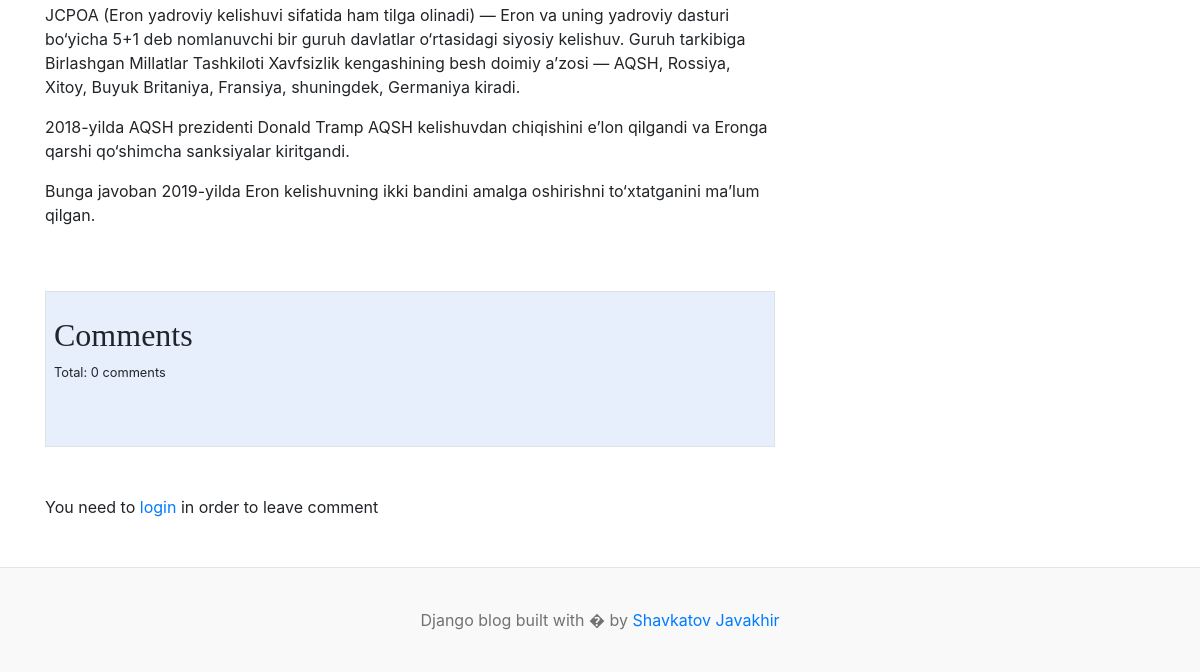
The page /blogs/blog/aqsh-yadroviy-kelishuvga-qaytishga-tayyorligini-er (lower part) on the database as committed earlier.
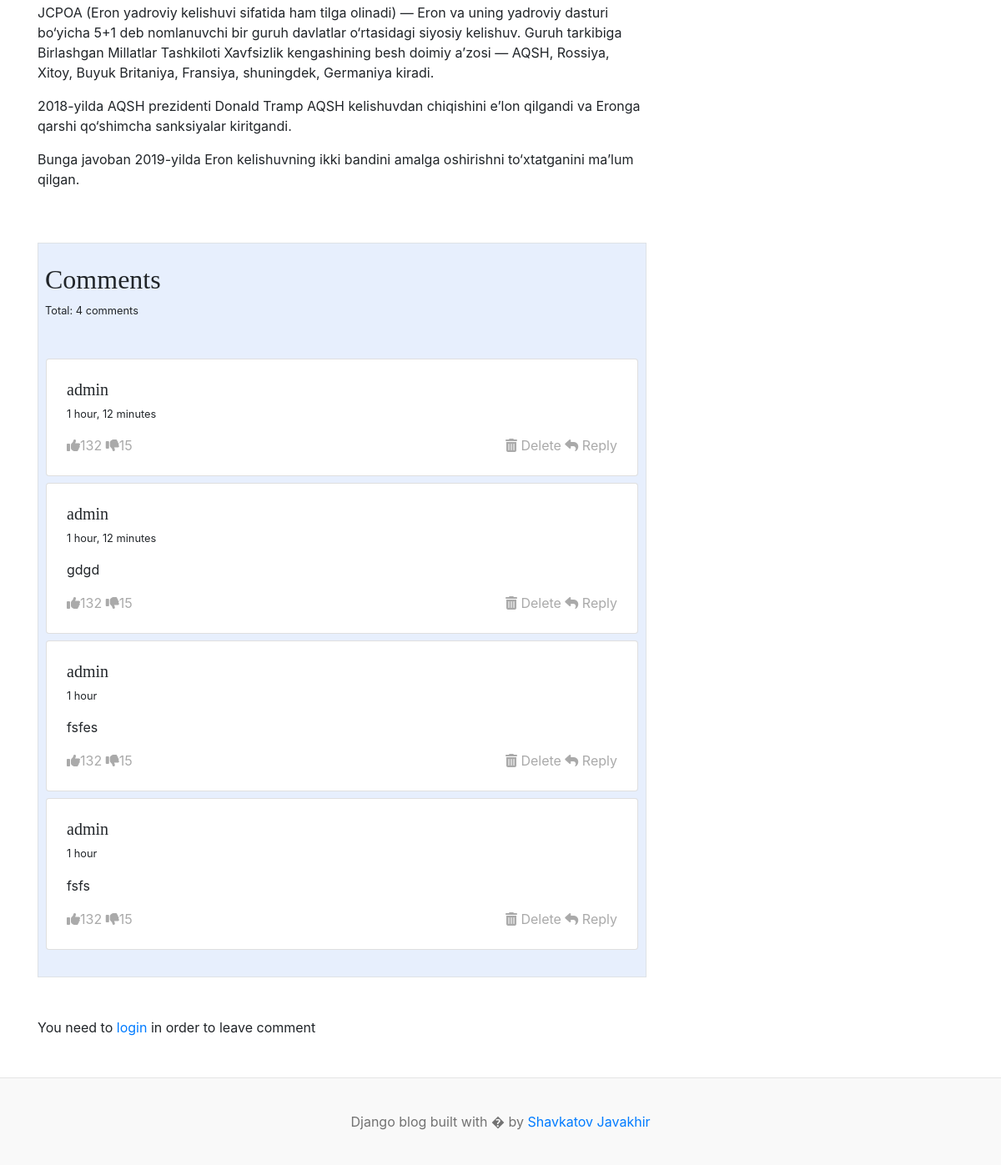
The same page on the database as committed later.
### blogs/models.py (models this page shows, shortened)
class Comment(models.Model):
    user = models.ForeignKey(User, null=False, on_delete=models.CASCADE)
    blog = models.ForeignKey(Blog, null=False, on_delete=models.CASCADE)
    text = models.TextField(blank=False, null=False)
    created_at = models.DateTimeField(auto_now_add=True)
    updated_at = models.DateTimeField(auto_now=True)
    class Meta:
        verbose_name = "Comment"
        verbose_name_plural = "Comments"

### blogs/views.py (the view, shortened to what this page needs)
# urls.py: 2. Add a URL to urlpatterns:  path('blog/', include('blog.urls'))
def blog(request, blog_slug):
    blog = get_object_or_404(Blog, slug=blog_slug)
    if request.method == "GET":
        comment = Comment.objects.filter(blog=blog)
        count = comment.count()
        category = blog.category
        paragraph = blog.body.split("\n")
        context = {
            'blog': blog,
            "paragraph": paragraph,
            'category': category,
            'comments': comment,
            'count': count,
        }
        return render(request, "blog.html", context)

### blogs/context_processor.py (called while the page is built)
def header(req):
    category = Category.objects.all()
    context = {
        'categories': category
    }
    return context

def get_about(request):
    about = About.objects.all()
    links = Social_links.objects.all()
    telegram = links.get(name='Telegram')
    context = {
        'about': about,
        'links': links,
        'telegram': telegram
        }
    return context

### templates/blog.html (shortened to what this page needs)
{% extends 'header.html' %} {% load static %} {% block content %}
<main role="main" class="container p-0">
  <div class="row">
    <div class="col-md-8 blog-main">
      <div class="blog-post">
        {% for par in paragraph %}
        <p>{{par}}</p>
        {% endfor %}
      </div>
      <section style="background-color: #e7effd;" class=" mb-2 border">
          <h2 class="pt-4 pl-2">Comments</h2>
        <p class="pl-2 small">
          Total: {{count}} comments
        </p>
          <div class="row d-block justify-content-center p-4">
            {% for comment in comments %}
                <div class="d-flex flex-start my-2">
                  <div class="card" style="width: 100%;">
                    <div class="card-body p-4">
                      <div class="">
                        <h5>{{comment.user}}</h5>
                        <p class="small">{{comment.created_at|timesince}}</p>
                        <p>
                          {{comment.text}}
                        </p>
                        <div class="d-flex justify-content-between align-items-center">
                          <div class="d-flex align-items-center">
                            <a href="#!" class="link-muted me-2"><i class="fas fa-thumbs-up me-1"></i>132</a>&nbsp;
                            <a href="#!" class="link-muted"><i class="fas fa-thumbs-down me-1"></i>15</a>
                          </div>
                          <div class="d-block align-items-center">
                            <a href="{% url 'delete_comment' comment.id %}" class="link-muted"><i class="fa-solid fa-trash-can ml-auto"></i> Delete</a>
                            <a href="#!" class="link-muted"><i class="fas fa-reply me-1"></i> Reply</a>
                          </div>
                        </div>
                      </div>
                    </div>
                  </div>
                </div>
                {% endfor %}
              </div>
      </section>
      {% if user.is_authenticated %}
      <div class="comment-section mb-5 pb-2 p-0 ">
        <label for="comment-text" class="form-label pl-2">Leave Comment</label>
          <form action="" method="post">
           {% csrf_token %}
            <div class="mb-3 form-group">
              <textarea class="form-control" name="comment" placeholder="Leave comment..." id="comment-text" rows="3"></textarea>
            </div>
            <button type="submit" class="btn btn-primary">Add comment</button>
          </form>
      </div>
      {% else %}
      <div class="comment-section my-5 p-0 col-8">You need to <a href="{% url 'login' %}">login</a> in order to leave comment</div>
      {% endif %}
    </div>
    {% include 'about.html' %}
  </div>
</main>
{% endblock %}

### templates/header.html (shortened to what this page needs)
{% load static %}
<!DOCTYPE html>
<html lang="en">
<head>
    <link href="https://getbootstrap.com/docs/4.0/dist/css/bootstrap.min.css" rel="stylesheet">
    <link href="{% static 'css/blog.css' %}" rel="stylesheet">
  </head>
<body>
<div class="container">
    {% block content %}
    {% endblock %}
    </div>
<footer class="blog-footer">
  <p>Django blog built with � by <a href="{{telegram.link}}" target="_blank">Shavkatov Javakhir</a></p>
</footer>
</body>
</html>

### templates/about.html (shortened to what this page needs)
      <aside class="col-md-4 blog-sidebar">
      </aside>

### blog/static/css/blog.css (style rules this page uses)
h1, h2, h3, h4, h5, h6 { font-family: "Playfair Display", Georgia, "Times New Roman", serif; }
.blog-post { margin-bottom: 4rem; }
.blog-footer { padding: 2.5rem 0; color: #727272; text-align: center; background-color: #f9f9f9; border-top: .05rem solid #e5e5e5; }
.blog-footer p:last-child { margin-bottom: 0; }

### templates/blog.html (style rules this page uses)
.link-muted { color: #aaa; }

Rows that differ between the two databases and show on the page:
added Comment: user "admin", created_at "1 hour, 12 minutes"
added Comment: user "admin", created_at "1 hour, 12 minutes", text "gdgd"
added Comment: user "admin", created_at "1 hour", text "fsfes"
added Comment: user "admin", created_at "1 hour", text "fsfs"
Other text that changed with them:
{{ count }}: "0" → "4"
